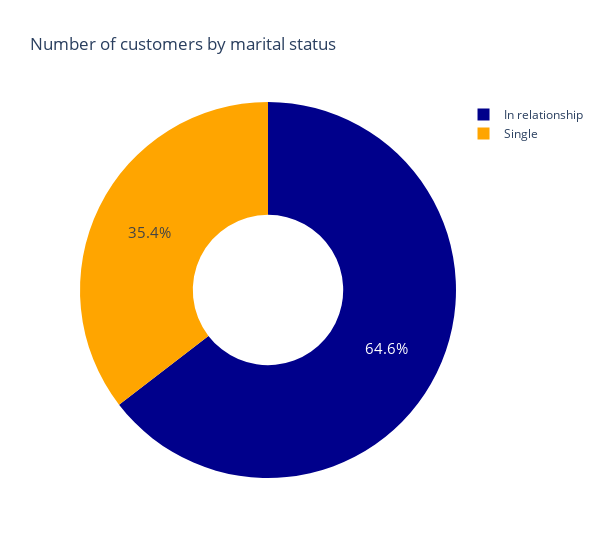

Source (notebook cell):
### Code cell
df_marital = df.groupby('marital_status')['id'].count().to_frame().reset_index()

def viz_pie(data,  values, name, color, title):
    fig = px.pie(data, values = values, names = name, title = title, 
                 hole = 0.4, width = 600,
                 color_discrete_sequence = ['darkblue', 'orange'])
    fig.update_traces(textinfo = 'percent', textfont_size = 15)
    fig.show()

viz_pie(df_marital , df_marital['id'], df_marital['marital_status'], df_marital['marital_status'], 'Number of customers by marital status')

### Figure 1 — Plotly figure (JSON) as saved in the notebook; plotly's stock layout.template omitted (floating-point values rounded to 4 significant figures)
{"data": [{"domain": {"x": [0, 1], "y": [0, 1]}, "hole": 0.4, "hovertemplate": "marital_status=%{label}<br>id=%{value}<extra></extra>", "labels": ["In relationship", "Single"], "legendgroup": "", "name": "", "showlegend": true, "textfont": {"size": 15}, "textinfo": "percent", "type": "pie", "values": [1428, 784]}], "layout": {"legend": {"tracegroupgap": 0}, "piecolorway": ["darkblue", "orange"], "title": {"text": "Number of customers by marital status"}, "width": 600}}
